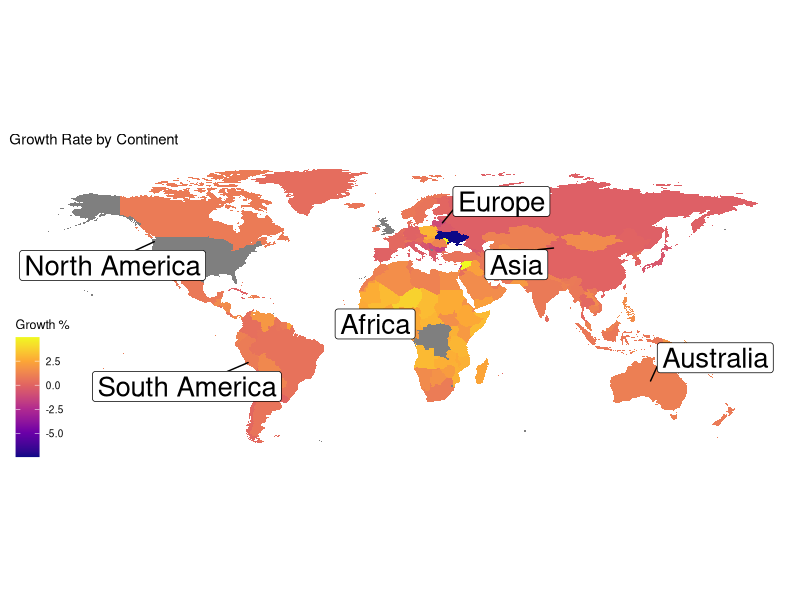
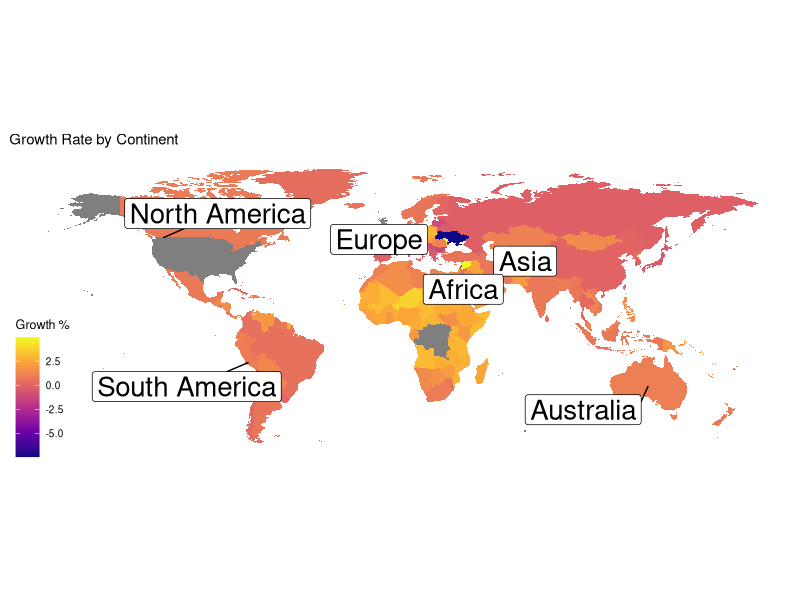

Generate these figures, in order, with R:
# Load the necessary libraries
library(dplyr)
library(ggplot2)
library(tidyverse)
library(ggrepel)
library(ggthemes)

# Import the world_population.csv dataset
world_population <- read.csv("world_population_data.csv")

# Remove '%' from growth_rate column
world_population <- world_population %>%
  mutate(growth_rate = as.numeric(sub("%", "", growth_rate)))

# Create dataframe for world coordinates using map_data
world_coordinates <- map_data("world")

# Add map_data data, remove Antarctica, and join by region
world_map <- map_data("world") %>%
  filter(region != "Antarctica") %>%
  left_join(world_population, by = c("region" = "country"))

# Create label data for World
label_data <- world_map %>%
  group_by(continent) %>%
  filter(row_number() == 25, continent != "Antarctica") %>%
  # Set North America long and lat to USA for display purposes
  # Set Australia coordinates and change Oceania label
  mutate(
    long = ifelse(continent == "North America", -120.7401, long),
    lat = ifelse(continent == "North America", 47.7511, lat),
    long = ifelse(continent == "South America", -71.9675, long),
    lat = ifelse(continent == "South America", -13.5319, lat),
    long = ifelse(continent == "Africa", 18.7322, long),
    lat = ifelse(continent == "Africa", 15.4542, lat),
    long = ifelse(continent == "Europe", 25.2822, long),
    lat = ifelse(continent == "Europe", 54.8900, lat),
    long = ifelse(continent == "Asia", 87.6168, long),
    lat = ifelse(continent == "Asia", 43.8256, lat),
    long = ifelse(continent == "Oceania", 133.7751, long),
    lat = ifelse(continent == "Oceania", -25.2744, lat),
    continent = ifelse(continent == "Oceania", "Australia", continent)
  )

# Create a geom_polygon plot using ggplot2
print(ggplot(world_map) +
  geom_polygon(aes(long, lat, group = group, fill = growth_rate)) +
  coord_quickmap() +
  scale_fill_viridis_c(option = "plasma") +

  # Add labels to the plot
  labs(fill = "Growth %") +
  ggtitle("Growth Rate by Continent") +

  # Use geom_label_repel for continent labels
  geom_label_repel(
    data = label_data, aes(x = long, y = lat, label = continent),
    size = 7, max.overlaps = 5,
    box.padding = .5, point.padding = .5
  ) +

  # Uses map theme from ggthemes library
  theme_map())

# Save the plot as a file
ggsave("world_plot.jpg", dpi = 300)
